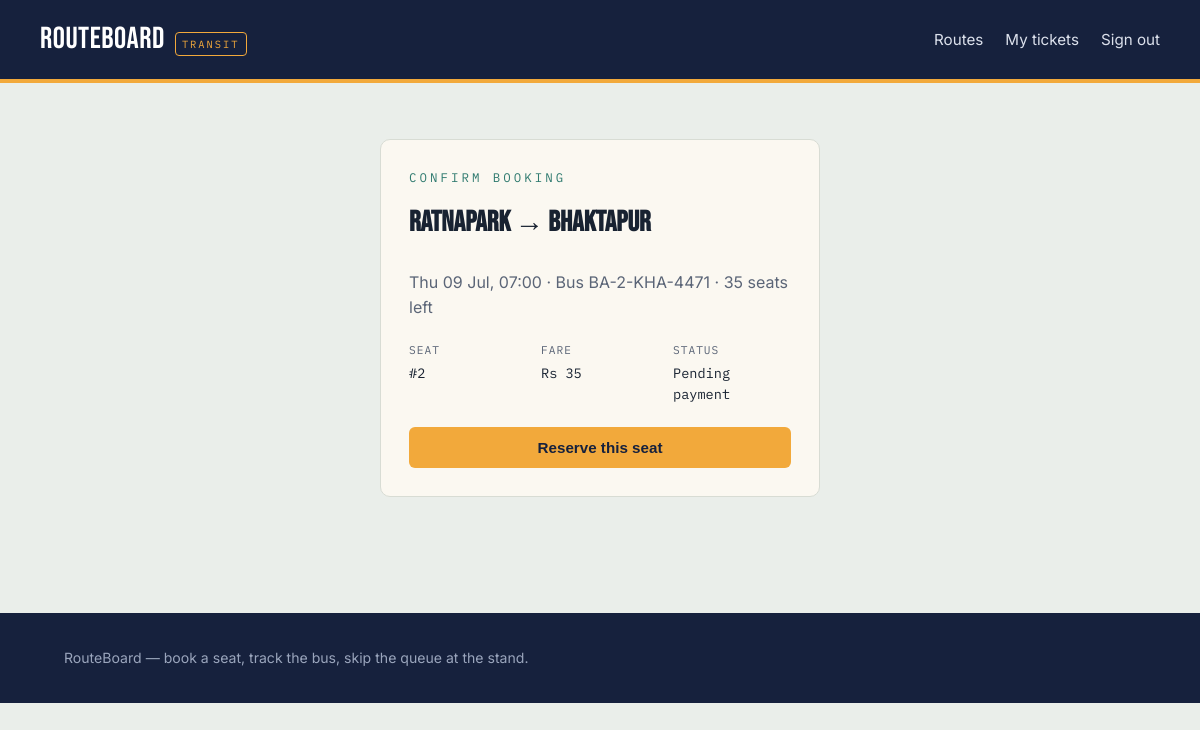
The app's page /book/1 (signed in) with its own data.
### tables this page shows
CREATE TABLE routes (
    id INTEGER PRIMARY KEY AUTOINCREMENT,
    code TEXT UNIQUE NOT NULL,
    name TEXT NOT NULL,
    origin TEXT NOT NULL,
    destination TEXT NOT NULL,
    distance_km REAL NOT NULL,
    duration_min INTEGER NOT NULL,
    base_fare REAL NOT NULL,
    color TEXT NOT NULL DEFAULT '#2F7A6F'
);

CREATE TABLE buses (
    id INTEGER PRIMARY KEY AUTOINCREMENT,
    bus_number TEXT UNIQUE NOT NULL,
    capacity INTEGER NOT NULL DEFAULT 40,
    driver_id INTEGER REFERENCES drivers(id),
    current_lat REAL,
    current_lng REAL,
    location_updated_at TEXT
);

### app.py (the view, shortened to what this page needs)
@app.route("/book/<int:trip_id>", methods=["GET", "POST"])
@login_required
def book_trip(trip_id):
    trip = Trip.get(trip_id)
    if trip is None:
        return render_template("404.html"), 404
    return render_template("book_ticket.html", trip=trip)

### app.py (called while the page is built)
@app.before_request
def load_logged_in_user():
    user_id = session.get("user_id")
    g.user = User.get(user_id) if user_id else None

@app.context_processor
def inject_current_user():
    class _Anon:
        is_authenticated = False
        is_admin = False
        is_driver = False
        name = ""
    return {"current_user": g.user if g.user else _Anon()}

def login_required(view):
    @wraps(view)
    def wrapped(*args, **kwargs):
        if g.user is None:
            flash("Please sign in to continue.", "info")
            return redirect(url_for("login"))
        return view(*args, **kwargs)
    return wrapped

### db.py (called while the page is built)
def get_db():
    if "db" not in g:
        g.db = sqlite3.connect(DB_PATH)
        g.db.row_factory = sqlite3.Row
        g.db.execute("PRAGMA foreign_keys = ON")
    return g.db

### models.py (called while the page is built)
def _parse_dt(value):
    if value is None:
        return None
    if isinstance(value, datetime):
        return value
    return datetime.fromisoformat(value)

    @property
    def is_authenticated(self):
        return True

    @property
    def is_admin(self):
        return self.role == ROLE_ADMIN

    @property
    def is_driver(self):
        return self.role == ROLE_DRIVER

    @staticmethod
    def _from_row(row):
        if row is None:
            return None
        return User(row["id"], row["name"], row["email"], row["password_hash"],
                    row["role"], row["created_at"])

    @classmethod
    def get(cls, user_id):
        row = get_db().execute("SELECT * FROM users WHERE id = ?", (user_id,)).fetchone()
        return cls._from_row(row)

    @staticmethod
    def _from_row(row):
        if row is None:
            return None
        return Bus(row["id"], row["bus_number"], row["capacity"], row["driver_id"],
                    row["current_lat"], row["current_lng"], row["location_updated_at"])

    @classmethod
    def get(cls, bus_id):
        row = get_db().execute("SELECT * FROM buses WHERE id = ?", (bus_id,)).fetchone()
        return cls._from_row(row)

    @staticmethod
    def _from_row(row):
        if row is None:
            return None
        return Route(row["id"], row["code"], row["name"], row["origin"], row["destination"],
                     row["distance_km"], row["duration_min"], row["base_fare"], row["color"])

    @classmethod
    def get(cls, route_id):
        row = get_db().execute("SELECT * FROM routes WHERE id = ?", (route_id,)).fetchone()
        return cls._from_row(row)

### templates/book_ticket.html (shortened to what this page needs)
{% extends "base.html" %}
{% block content %}
<section class="section container">
  <div class="card form-narrow">
    <p class="eyebrow" style="color:var(--teal);">Confirm booking</p>
    <h2 style="font-family:var(--font-display); font-size:1.8rem; margin-top:4px;">
      {{ trip.route.origin }} &rarr; {{ trip.route.destination }}
    </h2>
    <p style="color:var(--text-muted); margin-bottom:22px;">
      {{ trip.departure_time.strftime('%a %d %b, %H:%M') }} &middot; Bus {{ trip.bus.bus_number }}
      &middot; {{ trip.seats_available }} seats left
    </p>
    <div class="ticket-grid" style="margin-bottom:22px;">
      <div><span class="k">Seat</span> #{{ trip.seats_booked + 1 }}</div>
      <div><span class="k">Fare</span> Rs {{ '%.0f'|format(trip.route.base_fare) }}</div>
      <div><span class="k">Status</span> Pending payment</div>
    </div>
    <form method="post">
      <button class="btn btn-amber btn-block" type="submit">Reserve this seat</button>
    </form>
  </div>
</section>
{% endblock %}

### static/css/style.css (style rules this page uses)
:root { --ink: #16213D; --ink-soft: #2B3A5C; --paper: #EAEEEA; --card: #FBF8F1; --amber: #F2A93B; --amber-deep: #C97F16; --teal: #2F7A6F; --red: #C1443C; --line: #D8DCD4; --text: #182231; --text-muted: #5B6577; --font-display: 'Bebas Neue', 'Archivo Expanded', sans-serif; --font-body: 'Inter', 'Work Sans', sans-serif; --font-mono: 'IBM Plex Mono', monospace; --radius: 10px; }
* { box-sizing: border-box; }
html { scroll-behavior: smooth; }
body { margin: 0; background: var(--paper); color: var(--text); font-family: var(--font-body); line-height: 1.55; }
.container { max-width: 1120px; margin: 0 auto; padding: 0 24px; }
.eyebrow { font-family: var(--font-mono); color: var(--amber); letter-spacing: 3px; font-size: 0.78rem; text-transform: uppercase; margin: 0 0 14px; }
.btn { display: inline-flex; align-items: center; justify-content: center; gap: 8px; border: none; border-radius: 6px; padding: 12px 22px; font-weight: 600; font-size: 0.95rem; cursor: pointer; text-decoration: none; }
.btn-amber { background: var(--amber); color: var(--ink); }
.btn-block { width: 100%; }
.section { padding: 56px 0; }
.ticket-grid { display: grid; grid-template-columns: repeat(3, 1fr); gap: 14px; font-family: var(--font-mono); font-size: 0.85rem; }
.ticket-grid .k { color: var(--text-muted); text-transform: uppercase; font-size: 0.7rem; letter-spacing: 1px; display: block; margin-bottom: 4px; }
.card { background: var(--card); border: 1px solid var(--line); border-radius: var(--radius); padding: 28px; }
.form-narrow { max-width: 440px; margin: 0 auto; }

### records on screen
routes: route.origin "Ratnapark", route.destination "Bhaktapur", route.base_fare "35"
buses: bus.bus_number "BA-2-KHA-4471"

### other values on screen
{{ trip.departure_time.strftime('%a %d %b, %H:%M') }} "Thu 09 Jul, 07:00"
{{ trip.seats_available }} "35"
{{ trip.seats_booked + 1 }} "2"
